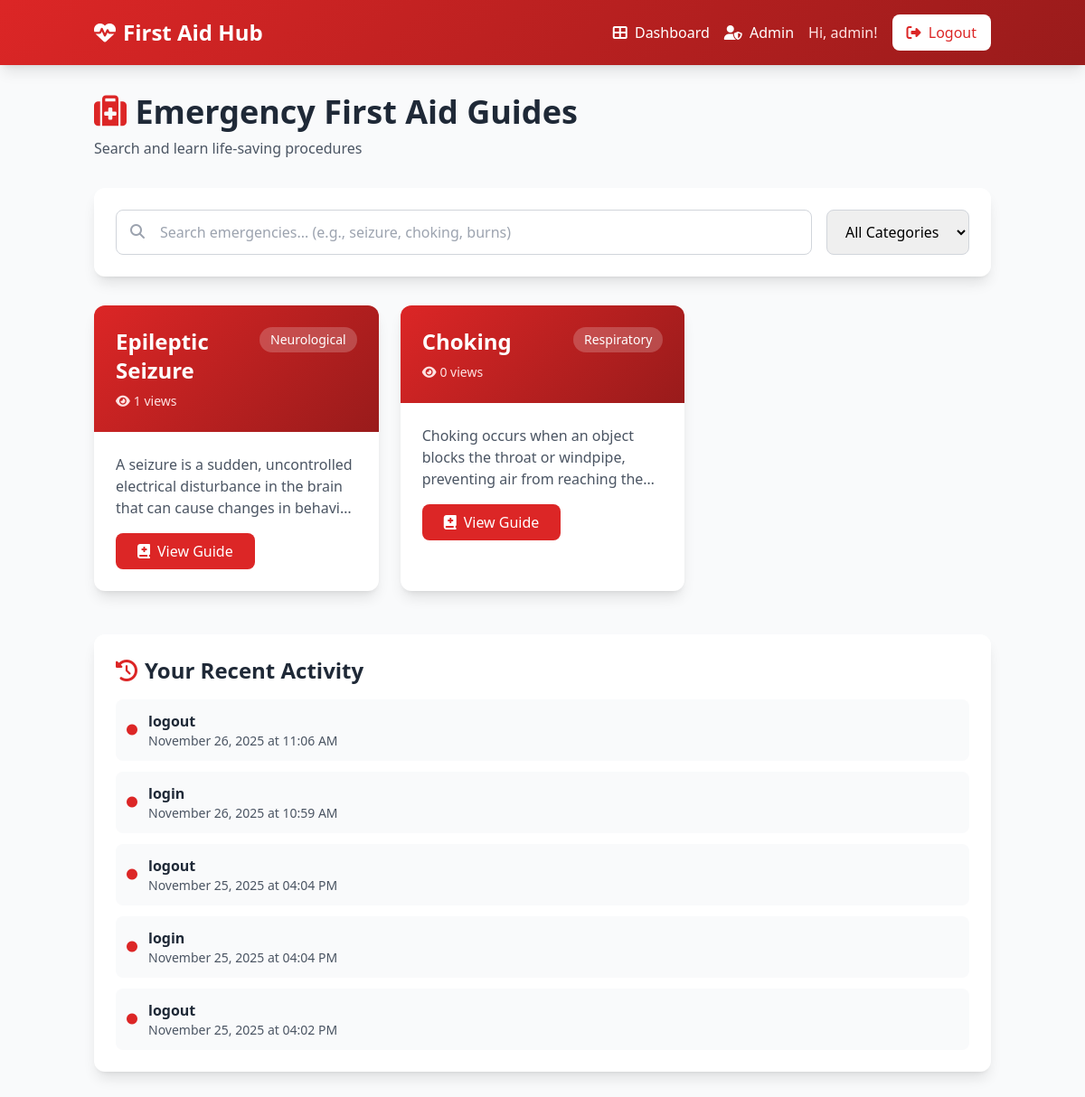
Page /dashboard (signed in) on the earlier database version.
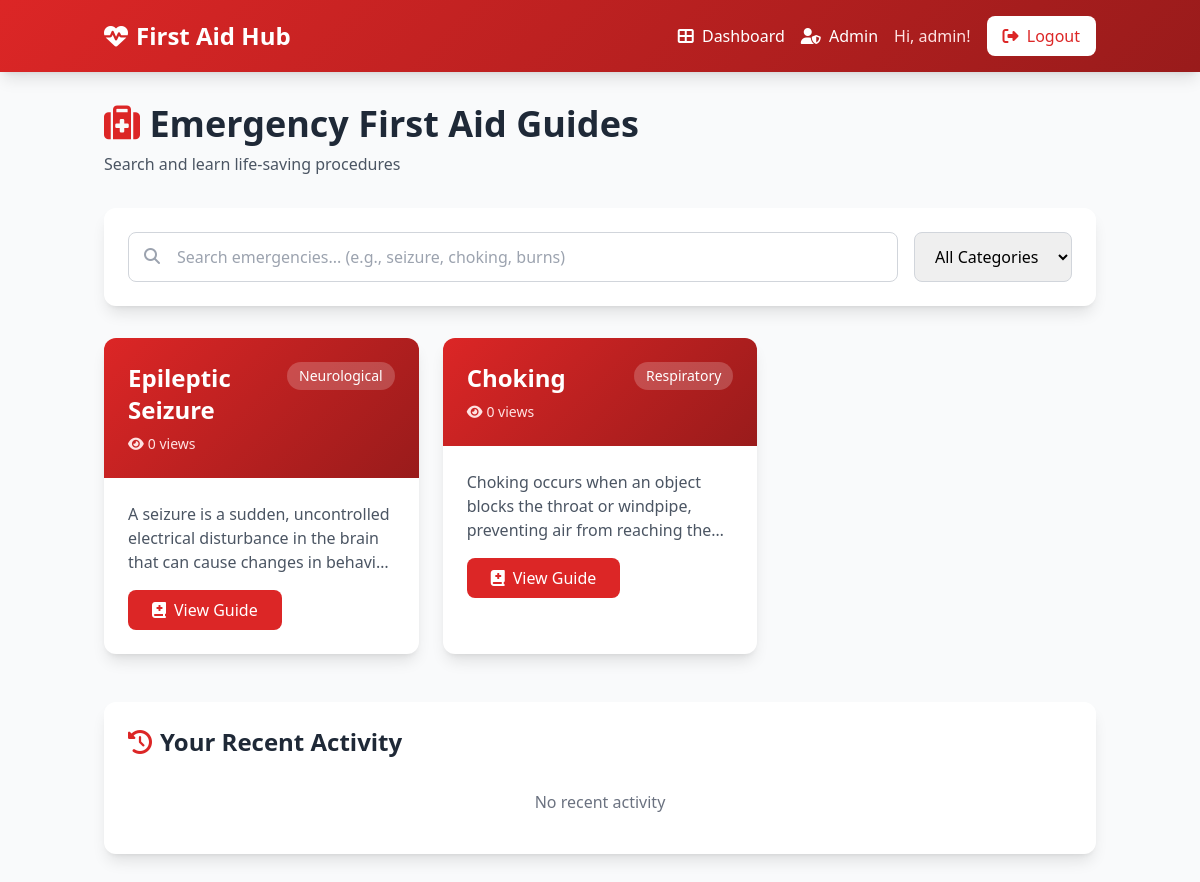
Same page on the later database version.
### app.py (models this page shows)
class EmergencyGuide(db.Model):
    id = db.Column(db.Integer, primary_key=True)
    title = db.Column(db.String(200), nullable=False)
    category = db.Column(db.String(100), nullable=False)
    description = db.Column(db.Text, nullable=False)
    steps = db.Column(JSONEncodedList, nullable=False)
    symptoms = db.Column(JSONEncodedList)
    warnings = db.Column(JSONEncodedList)
    tips = db.Column(JSONEncodedList)
    created_at = db.Column(db.DateTime, default=datetime.utcnow)
    views = db.Column(db.Integer, default=0)

class Activity(db.Model):
    id = db.Column(db.Integer, primary_key=True)
    user_id = db.Column(db.Integer, db.ForeignKey("user.id"), nullable=False)
    action = db.Column(db.String(200), nullable=False)
    timestamp = db.Column(db.DateTime, default=datetime.utcnow)
    details = db.Column(db.Text)

### app.py (the view)
@app.route("/dashboard")
@login_required
def dashboard():
    guides = EmergencyGuide.query.all()
    categories = [
        c[0] for c in db.session.query(EmergencyGuide.category).distinct().all()
    ]
    guides_data = []
    for g in guides:
        guides_data.append(
            {
                "id": g.id,
                "title": g.title,
                "category": g.category,
                "description": g.description,
                "views": g.views,
                "steps": safe_load_list(g.steps),
                "symptoms": safe_load_list(g.symptoms),
                "warnings": safe_load_list(g.warnings),
                "tips": safe_load_list(g.tips),
            }
        )
    recent_activities = (
        Activity.query.filter_by(user_id=session["user_id"])
        .order_by(Activity.timestamp.desc())
        .limit(5)
        .all()
    )
    return render_template(
        "dashboard.html",
        guides=guides_data,
        categories=categories,
        recent_activities=recent_activities,
    )

### app.py (called while the page is built, shortened)
def safe_load_list(json_text):
    if not json_text:
        return []
    if isinstance(json_text, list):
        return json_text

def login_required(f):
    @wraps(f)
    def decorated(*args, **kwargs):
        if "user_id" not in session:
            flash("Please login.", "warning")
            return redirect(url_for("login"))
        return f(*args, **kwargs)
    return decorated

    def process_result_value(self, value, dialect):
        if not value:
            return []
        try:
            parsed = json.loads(value)
            if isinstance(parsed, list):
                return parsed
            return [parsed]
        except Exception:
            return [value]

### templates/dashboard.html (shortened to what this page needs)
{% extends "base.html" %}
{% block content %}
<div class="container mx-auto px-4 py-8">
    <div class="mb-8 animate-fade-in-up">
        <h1 class="text-4xl font-bold text-gray-800 mb-2">
            <i class="fas fa-medkit text-red-600"></i>
            Emergency First Aid Guides
        </h1>
        <p class="text-gray-600">Search and learn life-saving procedures</p>
    </div>
    <div class="bg-white rounded-xl shadow-lg p-6 mb-8 animate-fade-in-up">
        <div class="flex flex-col md:flex-row gap-4">
            <div class="flex-1">
                <div class="relative">
                    <i class="fas fa-search absolute left-4 top-4 text-gray-400"></i>
                    <input type="text" id="searchInput"
                        placeholder="Search emergencies... (e.g., seizure, choking, burns)"
                        class="w-full pl-12 pr-4 py-3 border border-gray-300 rounded-lg focus:outline-none focus:border-red-500 transition">
                </div>
            </div>
            <select id="categoryFilter"
                class="px-4 py-3 border border-gray-300 rounded-lg focus:outline-none focus:border-red-500 transition">
                <option value="">All Categories</option>
            </select>
        </div>
    </div>
    <div id="guidesGrid" class="grid md:grid-cols-2 lg:grid-cols-3 gap-6 mb-12">
        {% for guide in guides %}
        <div class="bg-white rounded-xl shadow-lg overflow-hidden card-hover guide-card"
            data-title="{{ guide.title|lower }}"
            data-category="{{ guide.category }}"
            data-description="{{ guide.description|lower }}">
            <div class="gradient-bg text-white p-6">
                <div class="flex justify-between items-start mb-2">
                    <h3 class="text-2xl font-bold">{{ guide.title }}</h3>
                    <span class="bg-white/20 px-3 py-1 rounded-full text-sm">
                        {{ guide.category }}
                    </span>
                </div>
                <p class="text-red-100 text-sm">
                    <i class="fas fa-eye mr-1"></i>{{ guide.views }} views
                </p>
            </div>
            <div class="p-6">
                <p class="text-gray-600 mb-4 line-clamp-3">{{ guide.description }}</p>
                <a href="{{ url_for('view_guide', guide_id=guide.id) }}"
                    class="inline-block bg-red-600 text-white px-6 py-2 rounded-lg hover:bg-red-700 transition">
                    <i class="fas fa-book-medical mr-2"></i>View Guide
                </a>
            </div>
        </div>
        {% endfor %}
    </div>
    <div class="bg-white rounded-xl shadow-lg p-6 animate-slide-in-right">
        <h2 class="text-2xl font-bold text-gray-800 mb-4">
            <i class="fas fa-history text-red-600 mr-2"></i>Your Recent Activity
        </h2>
        <div class="space-y-3">
            {% for activity in recent_activities %}
            <div class="flex items-center gap-3 p-3 bg-gray-50 rounded-lg">
                <i class="fas fa-circle text-red-600 text-xs"></i>
                <div class="flex-1">
                    <p class="font-semibold text-gray-800">{{ activity.action }}</p>
                    <p class="text-sm text-gray-600">{{ activity.timestamp.strftime('%B %d, %Y at %I:%M %p') }}</p>
                </div>
            </div>
            {% else %}
            <p class="text-gray-500 text-center py-4">No recent activity</p>
            {% endfor %}
        </div>
    </div>
</div>
{% endblock %}

### templates/base.html (shortened to what this page needs)
<!DOCTYPE html>
<html lang="en">
<head>
    <script src="https://cdn.tailwindcss.com"></script>
    <link href="https://cdnjs.cloudflare.com/ajax/libs/font-awesome/6.4.0/css/all.min.css" rel="stylesheet">
</head>
<body class="bg-gray-50 min-h-screen">
    <nav class="gradient-bg text-white shadow-lg">
        <div class="container mx-auto px-4 py-4">
            <div class="flex justify-between items-center">
                <a href="/" class="text-2xl font-bold flex items-center gap-2">
                    <i class="fas fa-heartbeat"></i>
                    First Aid Hub
                </a>
                <div class="flex items-center gap-4">
                    {% if session.user_id %}
                        <a href="/dashboard" class="hover:text-red-200 transition">
                            <i class="fas fa-th-large mr-1"></i> Dashboard
                        </a>
                        {% if session.is_admin %}
                        <a href="/admin" class="hover:text-red-200 transition">
                            <i class="fas fa-user-shield mr-1"></i> Admin
                        </a>
                        {% endif %}
                        <span class="text-red-100">Hi, {{ session.username }}!</span>
                        <a href="/logout" class="bg-white text-red-600 px-4 py-2 rounded-lg hover:bg-red-50 transition">
                            <i class="fas fa-sign-out-alt mr-1"></i> Logout
                        </a>
                    {% else %}
                        <a href="/login" class="hover:text-red-200 transition">Login</a>
                        <a href="/signup" class="bg-white text-red-600 px-4 py-2 rounded-lg hover:bg-red-50 transition">
                            Sign Up
                        </a>
                    {% endif %}
                </div>
            </div>
        </div>
    </nav>
    <main>
        {% block content %}{% endblock %}
    </main>
</body>
</html>

### templates/base.html (style rules this page uses)
.animate-fade-in-up { animation: fadeInUp 0.6s ease-out forwards; }
.animate-slide-in-right { animation: slideInRight 0.5s ease-out forwards; }
.card-hover { transition: all 0.3s ease; }
.gradient-bg { background: linear-gradient(135deg, #dc2626 0%, #991b1b 100%); }

Differences in the rows shown:
removed Activity: action "logout", timestamp "November 26, 2025 at 11:06 AM"
removed Activity: action "login", timestamp "November 26, 2025 at 10:59 AM"
removed Activity: action "logout", timestamp "November 25, 2025 at 04:04 PM"
removed Activity: action "login", timestamp "November 25, 2025 at 04:04 PM"
removed Activity: action "logout", timestamp "November 25, 2025 at 04:02 PM"
changed EmergencyGuide "Epileptic Seizure": views "1" → "0"
Other differences:
text now shown: "No recent activity"
